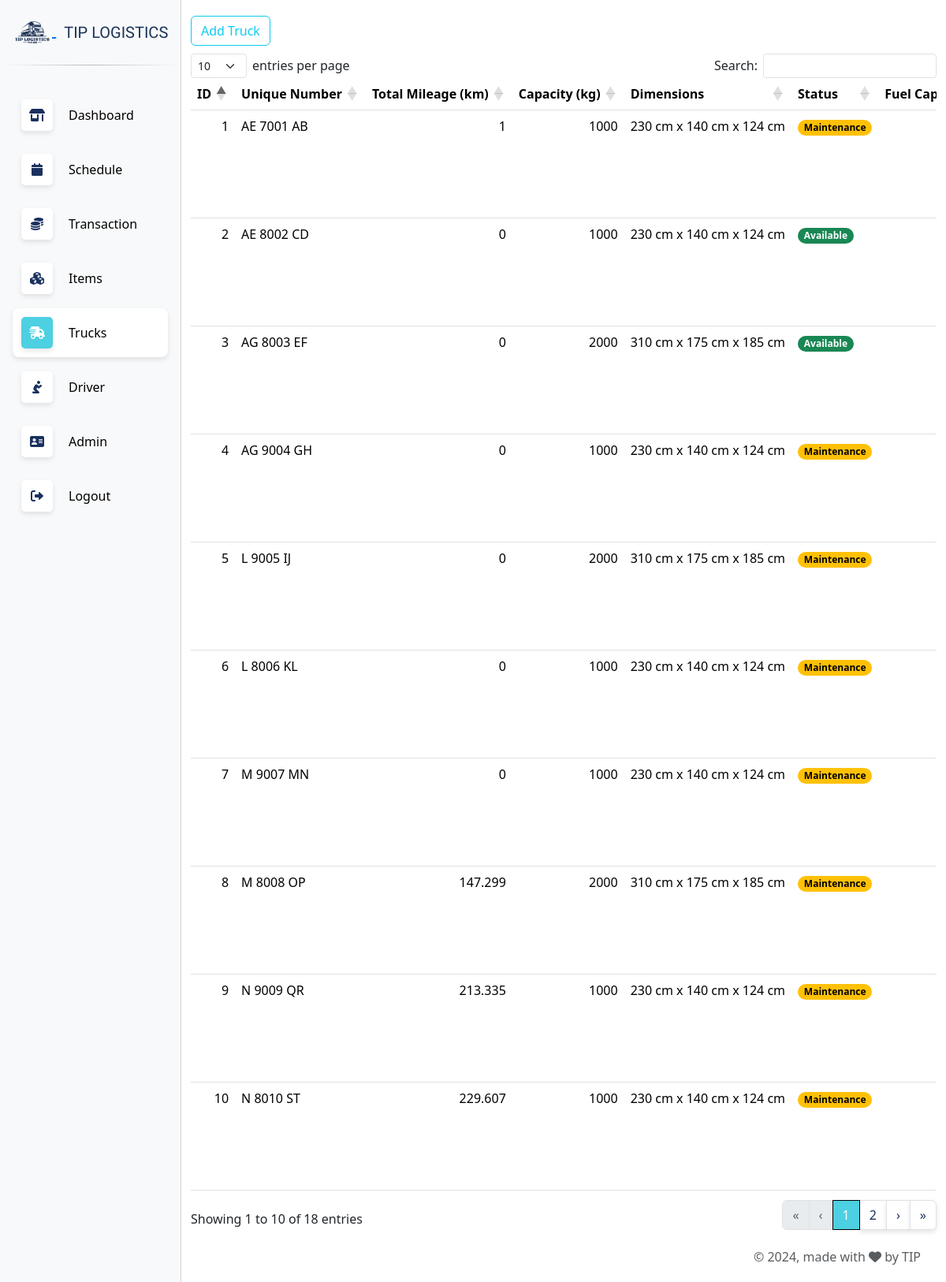
Page /trucks.php (signed in) on the earlier database version.
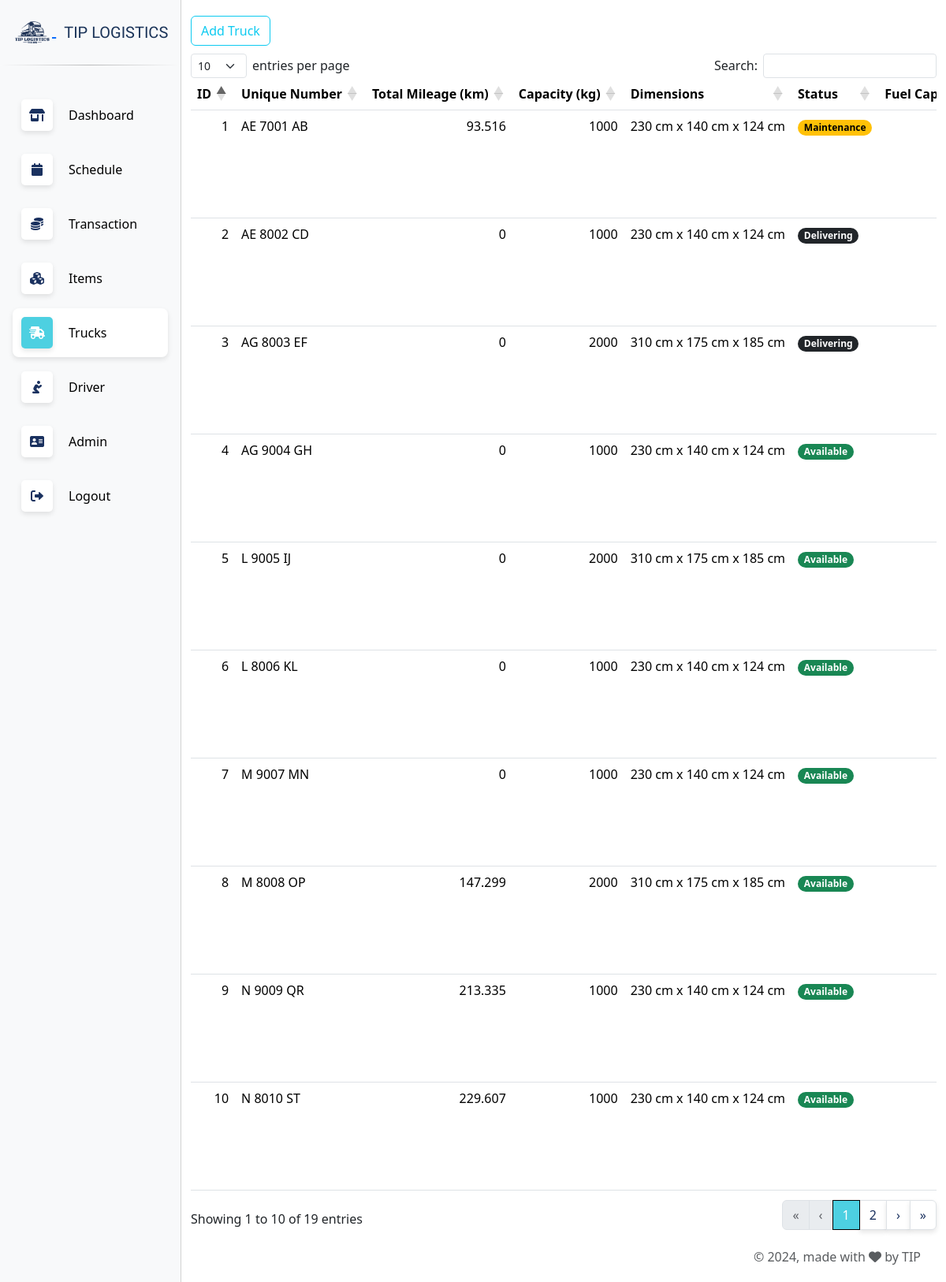
Same page on the later database version.
### tables this page shows
CREATE TABLE `truck` (
  `id` int(11) NOT NULL,
  `unique_number` varchar(11) DEFAULT NULL,
  `total_distance` float NOT NULL,
  `capacity_kg` int(11) NOT NULL,
  `panjang` float NOT NULL,
  `lebar` float NOT NULL,
  `tinggi` float NOT NULL,
  `truck_status` tinyint(1) NOT NULL,
  `fuel_capacity` int(11) NOT NULL,
  `fuel_now` float NOT NULL,
  `km_per_liter` float NOT NULL,
  `id_fuel` int(11) NOT NULL,
  `id_location` int(11) NOT NULL
);

### trucks.php (the view, shortened to what this page needs)
<?php
require "connect.php";
?>
<!DOCTYPE html>
<html lang="en">
<head>
    <?php include('head.php'); ?>
</head>
<body>
    <?php
      include('navbar.php');
    ?>
    <div class="main-content">
      <div class="container">
        <button type="button" class="btn btn-outline-info" onclick="window.location.href='add_truck.php'" style="margin-top:20px;">Add Truck</button>
        <table class="table table-hover fixed-size-table table-generate" id="table-truck">
          <thead>
            <tr>
                <th>ID</th>
                <th>Unique Number</th>
                <th>Total Mileage (km)</th>
                <th>Capacity (kg)</th>
                <th>Dimensions</th>
                <th>Status</th>
                <th>Fuel Capacity</th>
            </tr>
          </thead>
          <tbody>
          <?php
            $query = "SELECT truck.*, fuel.fuel_type, fuel.cost_per_liter, location.alamat, location.kota_kabupaten, location.kecamatan, location.kelurahan_desa, location.kode_pos, location.latitude, location.longitude
                      FROM truck
                      LEFT JOIN fuel ON truck.id_fuel = fuel.id
                      LEFT JOIN location ON truck.id_location = location.id;";
            $result = mysqli_query($con, $query);
            while ($row = mysqli_fetch_assoc($result)) {
                $status_lama = $row['truck_status'];
                $stat = "";
                if ($status_lama == 1){
                    $stat = '<span class="badge rounded-pill text-bg-success">Available</span>';
                }else if ($status_lama == 2){
                    $stat = '<span class="badge rounded-pill text-bg-warning">Maintenance</span>';
                }else if ($status_lama == 3){
                    $stat = '<span class="badge rounded-pill text-bg-dark">Delivering</span>';
                }else{
                    $stat = '<span class="badge rounded-pill text-bg-danger">Unavailable</span>';
                }
                echo "<tr>";
                echo "<td>{$row['id']}</td>";
                echo "<td>{$row['unique_number']}</td>";
                echo "<td>{$row['total_distance']}</td>";
                echo "<td>{$row['capacity_kg']}</td>";
                echo "<td>" . $row['panjang'] . " cm x " . $row['lebar'] . " cm x " . $row['tinggi'] . " cm</td>";
                echo "<td>{$stat}</td>";
                echo "<td>{$row['fuel_capacity']}</td>";
                echo "</tr>";
            }
            ?>
          </tbody>
        </table>
      </div>
    <?php
      include('footer.php');
    ?>
    </div>
</body>
</html>

Differences in the rows shown:
changed truck "AE 7001 AB": total_distance "1" → "93.516"
changed truck "AE 8002 CD": truck_status "Available" → "Delivering"
changed truck "AG 8003 EF": truck_status "Available" → "Delivering"
changed truck "AG 9004 GH": truck_status "Maintenance" → "Available"
changed truck "L 9005 IJ": truck_status "Maintenance" → "Available"
changed truck "L 8006 KL": truck_status "Maintenance" → "Available"
changed truck "M 9007 MN": truck_status "Maintenance" → "Available"
changed truck "M 8008 OP": truck_status "Maintenance" → "Available"
changed truck "N 9009 QR": truck_status "Maintenance" → "Available"
changed truck "N 8010 ST": truck_status "Maintenance" → "Available"
Other differences:
text written by a page script: "entries per page Search: Showing 1 to 10 of 18 entries « ‹ 1 2 › »" → "entries per page Search: Showing 1 to 10 of 19 entries « ‹ 1 2 › »"
